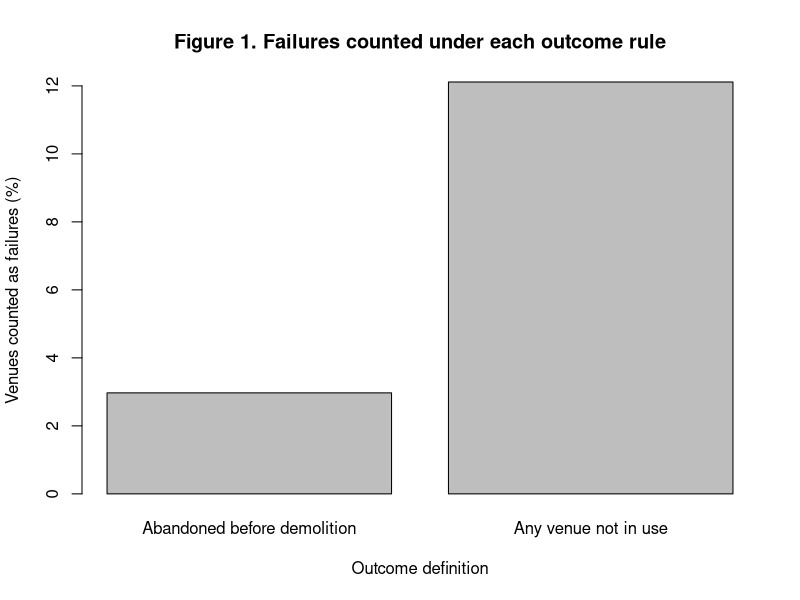
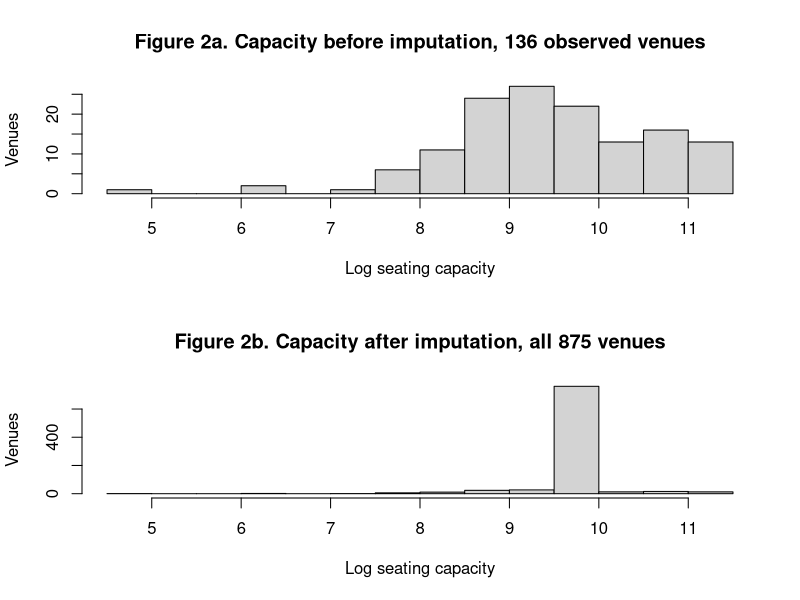
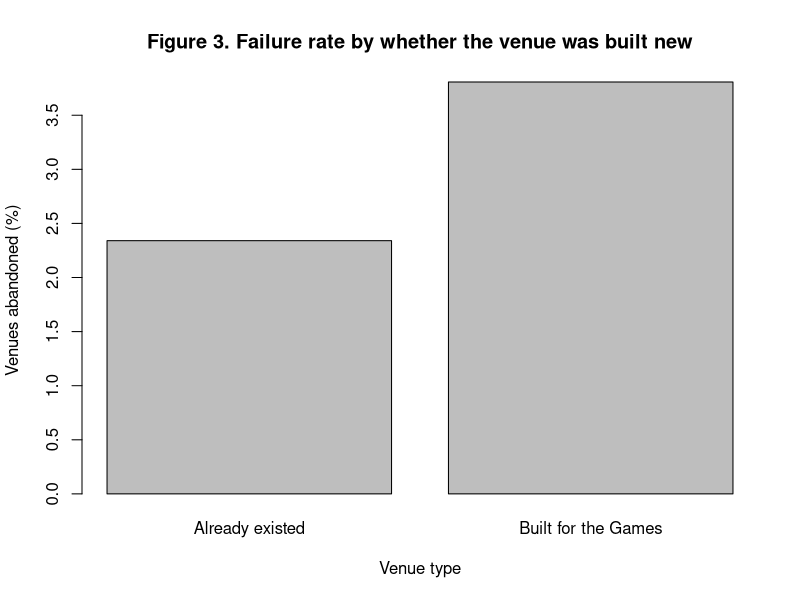
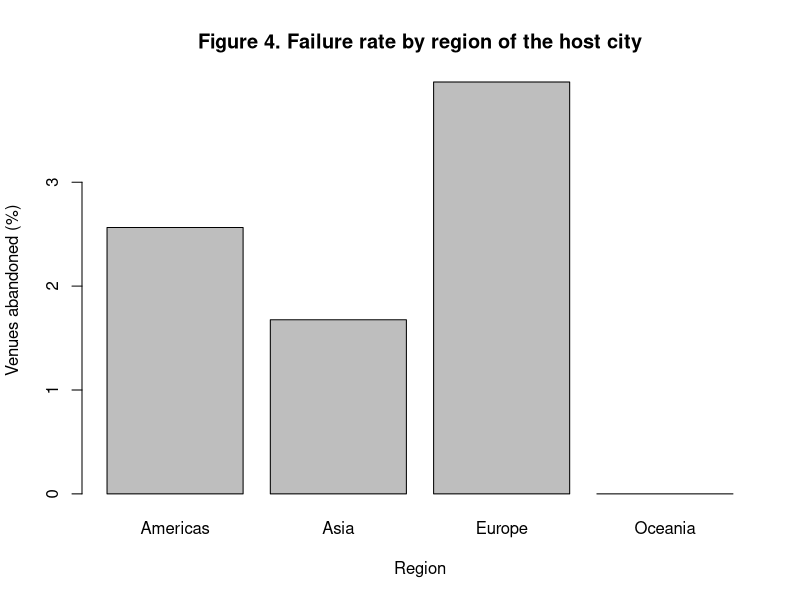
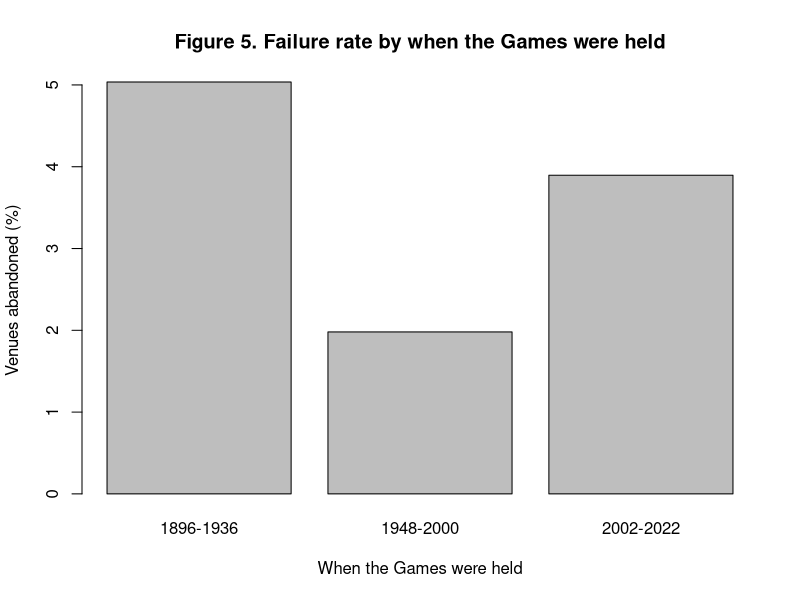

Write R code to recreate these figures, in order.
# Author: JL
# EDA on the final modeling dataset, for the S7 report. The Sprint 3 EDA ran
# on the joined table before the outcome was frozen, so it counted a different
# variable and is not reused. Everything here reads the split file the models
# are actually fitted on. Run from the repo root.

# Written as a new script rather than as an edit to reports/EDA/eda.R. That
# script reads a different input, covers the World Cup arm as well, and two of
# the figures it writes are embedded in the Sprint 3 report we submitted, so
# rerunning an edited copy would overwrite them.

# Reran this from the repo root on 2026-08-30 and it ran without error. The
# five figures it writes matched the copies already committed.

ol <- read.csv("data/processed/olympic_model_split.csv")
raw <- read.csv("data/processed/olympic_model.csv")

# Covers the whole 875 rather than the training rows alone. There are only 26
# failures, so splitting them again leaves cells of one or two venues in the
# tables below. The models were still fitted on the training rows only.

cat("Records pulled:", nrow(raw), "\n")
# Records pulled: 983
cat("Temporary, outcome not coded:", sum(is.na(raw$white_elephant)), "\n")
# Temporary, outcome not coded: 108
cat("Analytical sample:", nrow(ol), "failures:", sum(ol$white_elephant),
    "rate (%):", round(100 * mean(ol$white_elephant), 1), "\n")
# Analytical sample: 875 failures: 26 rate (%): 3
cat("Train and test, by outcome\n")
print(table(ol$set, ol$white_elephant))
#         FALSE TRUE
#   test    299    9
#   train   550   17

# The July rule counted any venue not in use. The frozen rule counts only the
# ones abandoned before demolition, so redevelopment, replacement and war stop
# being failures.
old_rule <- sum(ol$status_group == "not in use")
new_rule <- sum(ol$white_elephant)
cat("Failures under the July rule:", old_rule, "under ours:", new_rule,
    "disagreeing:", old_rule - new_rule, "\n")
# Failures under the July rule: 106 under ours: 26 disagreeing: 80

png("reports/EDA/final/fig1_outcome_definition.png",
    width = 1800, height = 1100, res = 200)
barplot(100 * c(new_rule, old_rule) / nrow(ol),
        names.arg = c("Abandoned before demolition", "Any venue not in use"),
        main = "Figure 1. Failures counted under each outcome rule",
        xlab = "Outcome definition",
        ylab = "Venues counted as failures (%)")
dev.off()

# Missing values as they stood before imputation filled them. Reported for the
# whole sample and for the training rows, since the medians came from training.
miss <- c("log_capacity", "venue_age", "years_since_construction",
          "log_distance", "log_gdp", "gdp_pct_rank", "log_city_pop",
          "city_pop_pct_rank", "years_since_event", "new_build", "region")
train <- ol[ol$set == "train", ]

cat("Missing before imputation (%)\n")
print(data.frame(
                whole_sample = round(100 * colMeans(is.na(ol[, miss])), 1),
                training_rows = round(100 * colMeans(is.na(train[, miss])), 1)))
#                          whole_sample training_rows
# log_capacity                     84.5          83.8
# venue_age                        80.8          80.6
# years_since_construction         80.8          80.6
# log_distance                     77.4          77.4
# log_gdp                          38.2          39.0
# gdp_pct_rank                     38.2          39.0
# log_city_pop                     13.5          12.5
# city_pop_pct_rank                13.5          12.5
# years_since_event                 0.0           0.0
# new_build                         1.3           1.1
# region                            0.0           0.0

# Capacity is the column imputation changes most, so it gets a before and an
# after. Every filled row takes the same training median, which is why the
# second panel is one tall bar.
observed <- ol$log_capacity[!is.na(ol$log_capacity)]
filled <- ol$log_capacity_imp[is.na(ol$log_capacity)][1]
cat("Capacity observed for", length(observed), "of", nrow(ol),
    "venues, the rest filled with", round(filled, 2),
    "which is about", round(exp(filled)), "seats\n")
# Capacity observed for 136 of 875 venues, the rest filled with 9.63 which is
# about 15200 seats
cat("Observed capacity runs from", round(exp(min(observed))), "to",
    round(exp(max(observed))), "seats\n")
# Observed capacity runs from 101 to 92747 seats
cat("Capacity spread, observed only:", round(sd(observed), 2),
    "after imputation:", round(sd(ol$log_capacity_imp), 2), "\n")
# Capacity spread, observed only: 1.14 after imputation: 0.45

png("reports/EDA/final/fig2_capacity_imputation.png",
    width = 1800, height = 1600, res = 200)
par(mfrow = c(2, 1))
hist(observed, breaks = 20,
     main = "Figure 2a. Capacity before imputation, 136 observed venues",
     xlab = "Log seating capacity", ylab = "Venues")
hist(ol$log_capacity_imp, breaks = 20,
     main = "Figure 2b. Capacity after imputation, all 875 venues",
     xlab = "Log seating capacity", ylab = "Venues")
dev.off()

# Failure rate by each of the three predictors that can be read straight off
# the data. Counts come first because the rates rest on very few failures.
ol$build_type <- ifelse(ol$new_build == 1, "Built for the Games",
                        "Already existed")
ol$era_label <- ol$era
ol$era_label[ol$era == "pre-WWII"] <- "1896-1936"
ol$era_label[ol$era == "postwar"] <- "1948-2000"
ol$era_label[ol$era == "recent"] <- "2002-2022"

cat("Venues and failures by build type\n")
print(table(ol$build_type, ol$white_elephant))
#                       FALSE TRUE
#   Already existed       459   11
#   Built for the Games   379   15
cat("Venues and failures by region\n")
print(table(ol$region, ol$white_elephant))
#            FALSE TRUE
#   Americas   190    5
#   Asia       176    3
#   Europe     436   18
#   Oceania     47    0
cat("Venues and failures by era\n")
print(table(ol$era_label, ol$white_elephant))
#             FALSE TRUE
#   1896-1936   132    7
#   1948-2000   495   10
#   2002-2022   222    9

# Eleven venues are classified temporary but were not dismantled, so they have
# no build type. aggregate drops them, which is why the build-type figure
# covers 864 venues rather than 875.
build <- aggregate(white_elephant ~ build_type, data = ol, FUN = mean)
region <- aggregate(white_elephant ~ region, data = ol, FUN = mean)
era <- aggregate(white_elephant ~ era_label, data = ol, FUN = mean)

cat("Failure rate by build type (%)\n")
print(round(100 * build$white_elephant, 1))
# [1] 2.3 3.8
cat("Failure rate by region (%)\n")
print(round(100 * region$white_elephant, 1))
# [1] 2.6 1.7 4.0 0.0
cat("Failure rate by era (%)\n")
print(round(100 * era$white_elephant, 1))
# [1] 5.0 2.0 3.9

png("reports/EDA/final/fig3_rate_by_build_type.png",
    width = 1800, height = 1100, res = 200)
barplot(100 * build$white_elephant, names.arg = build$build_type,
        main = "Figure 3. Failure rate by whether the venue was built new",
        xlab = "Venue type", ylab = "Venues abandoned (%)")
dev.off()

png("reports/EDA/final/fig4_rate_by_region.png",
    width = 1800, height = 1100, res = 200)
barplot(100 * region$white_elephant, names.arg = region$region,
        main = "Figure 4. Failure rate by region of the host city",
        xlab = "Region", ylab = "Venues abandoned (%)")
dev.off()

png("reports/EDA/final/fig5_rate_by_era.png",
    width = 1800, height = 1100, res = 200)
barplot(100 * era$white_elephant, names.arg = era$era_label,
        main = "Figure 5. Failure rate by when the Games were held",
        xlab = "When the Games were held", ylab = "Venues abandoned (%)")
dev.off()

cat("Saved five figures to reports/EDA/final\n")
